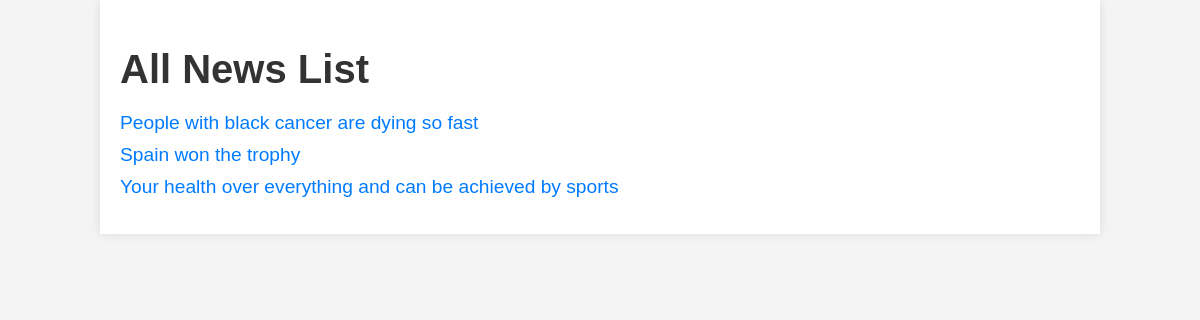
Page /news/ on the committed database.
### news_app/models.py (models this page shows, shortened)
class News(models.Model):
    class Status(models.TextChoices):
        Draft = 'DF', "Draft"
        Published = 'PB', "Published"
    title = models.CharField(max_length=250)
    slug = models.SlugField(max_length=250, unique=True)
    body = models.TextField()
    image = models.ImageField(upload_to='news/images')
    category = models.ForeignKey(Category, on_delete=models.CASCADE)
    published_time = models.DateTimeField(default=timezone.now)
    created_time = models.DateTimeField(auto_now_add=True)
    updated_time = models.DateTimeField(auto_now=True)
    status = models.CharField(max_length=2, choices=Status.choices, default=Status.Draft)
    objects = models.Manager()  # Default manager
    published = PublishedManager()  # Custom manager
    class Meta:
        ordering = ['-published_time']

### news_app/views.py (the view)
# urls.py: path('news/', news_list, name='all_news_list'),
def news_list(request):
    news_list = News.published.all()
    context = {
        'news_list': news_list
    }
    return render(request, 'news/news_list.html', context)

### news_app/models.py (called while the page is built)
    def get_queryset(self):
        return super().get_queryset().filter(status=News.Status.Published)

### Templates/news/news_list.html (shortened to what this page needs)
<!DOCTYPE html>
<html lang="en">
<head>
</head>
<body>
    <div class="container">
        <h1>All News List</h1>
        <ul>
            {% for news in news_list %}
                <li>
                    <a href="{% url 'news_detail_page' news.id %}">
                        {{ news.title }}
                    </a>
                </li>
            {% endfor %}
        </ul>
    </div>
</body>
</html>

### Templates/news/news_list.html (style rules this page uses)
body { font-family: Arial, sans-serif; margin: 0; padding: 0; background-color: #f4f4f4; }
.container { width: 80%; margin: 0 auto; background-color: #fff; padding: 20px; box-shadow: 0 0 10px rgba(0, 0, 0, 0.1); }
h1 { font-size: 2.5em; margin-bottom: 20px; color: #333; }
ul { list-style: none; padding: 0; }
li { margin: 10px 0; }
a { text-decoration: none; color: #007BFF; font-size: 1.2em; }

### rows in the picture
News: title "People with black cancer are dying so fast"
News: title "Spain won the trophy"
News: title "Your health over everything and can be achieved by sports"
